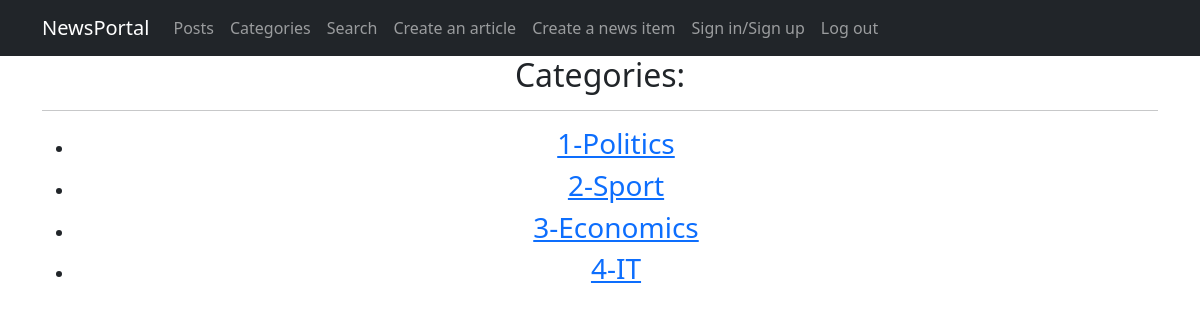
/news_portal/categories/, run on an earlier commit of the app's database.
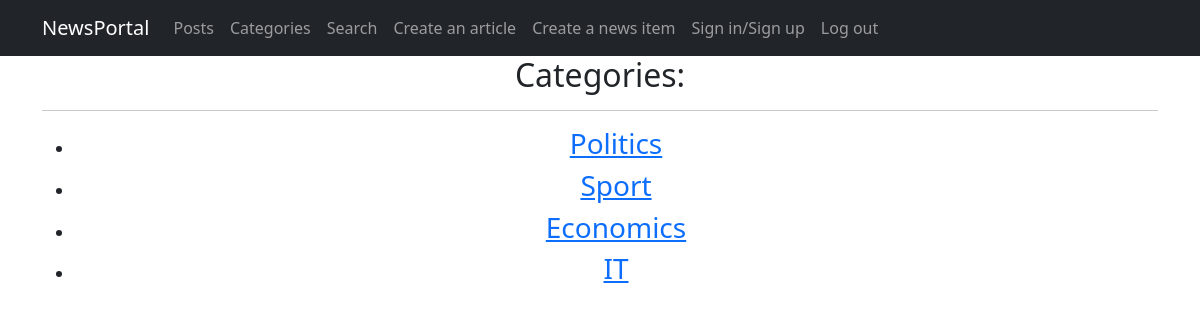
And on a later commit of the database.
### news_portal/models.py (models this page shows)
class Category(models.Model):
    cat_name = models.CharField(max_length=100, unique=True)
    subscribers = models.ManyToManyField(User, max_length=50, blank=True)
    def __str__(self):
        return f'{self.cat_name}'
    def get_url(self):
        return reverse('category', args=[self.id])

### news_portal/views.py (the view)
# urls.py: path('categories/', views.all_categories, name='categories'),
def all_categories(request):
    categories = Category.objects.all()
    return render(request, 'categories.html', {'categories': categories})

### templates/categories.html (shortened to what this page needs)
{% extends 'fpages/default.html' %}
{% block content %}
<h2> Categories: </h2>
<hr>
    <ul>
        {% for category in categories %}
        <li><h3> <a href="{{ category.get_url }}"> {{ category }} </a></h3></li>
        {% endfor %}
    </ul>
{% endblock content %}

### templates/fpages/default.html (shortened to what this page needs)
<!DOCTYPE html>
<html lang="en">
    <head>
        {% load static %}
        <link href="{% static 'css/styles.css' %}" rel="stylesheet" />
    </head>
    <body>
        <nav class="navbar navbar-expand-lg navbar-dark bg-dark static-top">
           <div class="container">
               <a class="navbar-brand" href="#">NewsPortal</a>
               <div class="collapse navbar-collapse" id="navbarResponsive">
                   <ul class="navbar-nav ml-auto">
                       <li class="nav-item active">
                           <a class="nav-link" href="/news_portal/">Posts</a>
                       </li>
                       <li class="nav-item active">
                           <a class="nav-link" href="/news_portal/categories/">Categories</a>
                       </li>
                       <li class="nav-item">
                           <a class="nav-link" href="/news_portal/search/">Search</a>
                       </li>
                       <li class="nav-item">
                           <a class="nav-link" href="/news_portal/articles/create/">Create an article</a>
                       </li>
                       <li class="nav-item">
                           <a class="nav-link" href="/news_portal/news/create/">Create a news item</a>
                       </li>
                       <li class="nav-item">
                           <a class="nav-link" href="/accounts/login">Sign in/Sign up</a>
                       </li>
                       <li class="nav-item">
                           <a class="nav-link" href="/sign/logout/">Log out</a>
                       </li>
                   </ul>
               </div>
           </div>
        </nav>
        <div class="container">
           <div class="row">
               <div class="col-lg-12 text-center">
                   {% block content %}{% endblock content %}
               </div>
           </div>
        </div>
    </body>
</html>

What changed in the data, as far as the page shows it:
changed Category: cat_name "1-Politics" → "Politics"
changed Category: cat_name "2-Sport" → "Sport"
changed Category: cat_name "3-Economics" → "Economics"
changed Category (number 4 of 4 on the later page): cat_name "4-IT" → "IT"
